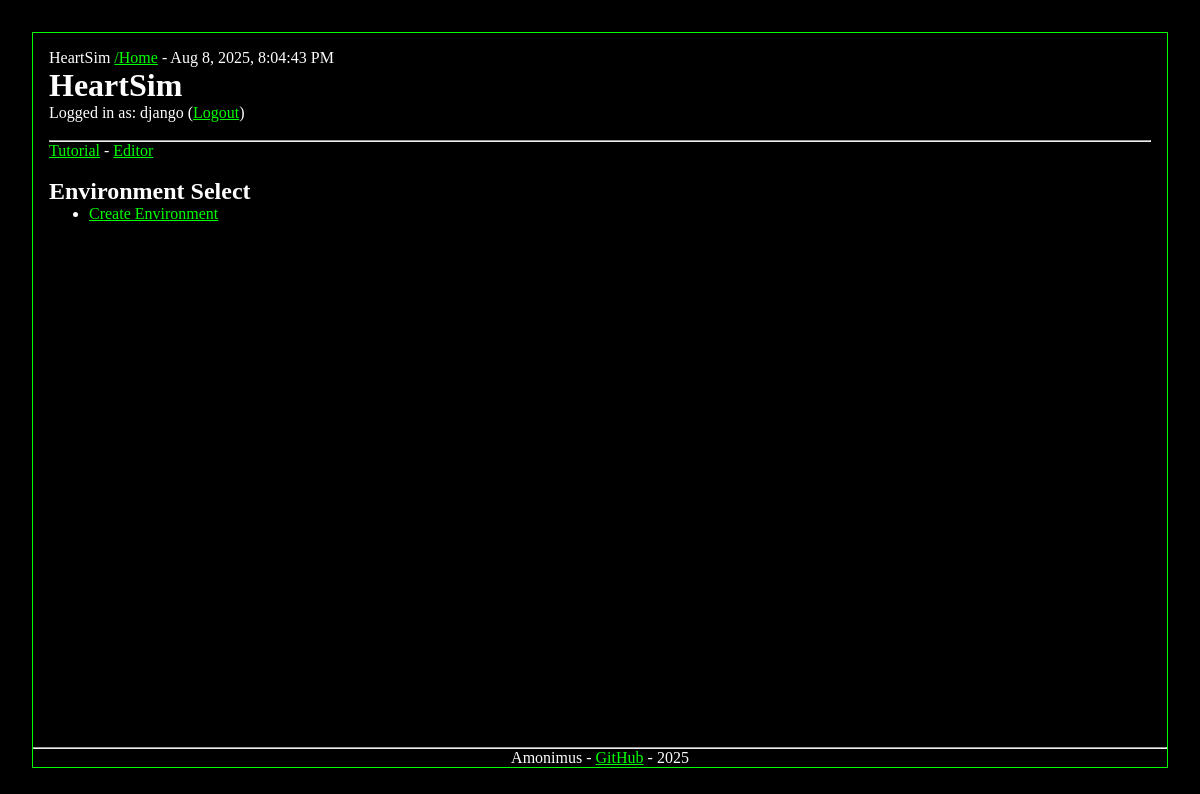
Page / (signed in) on the earlier database version.
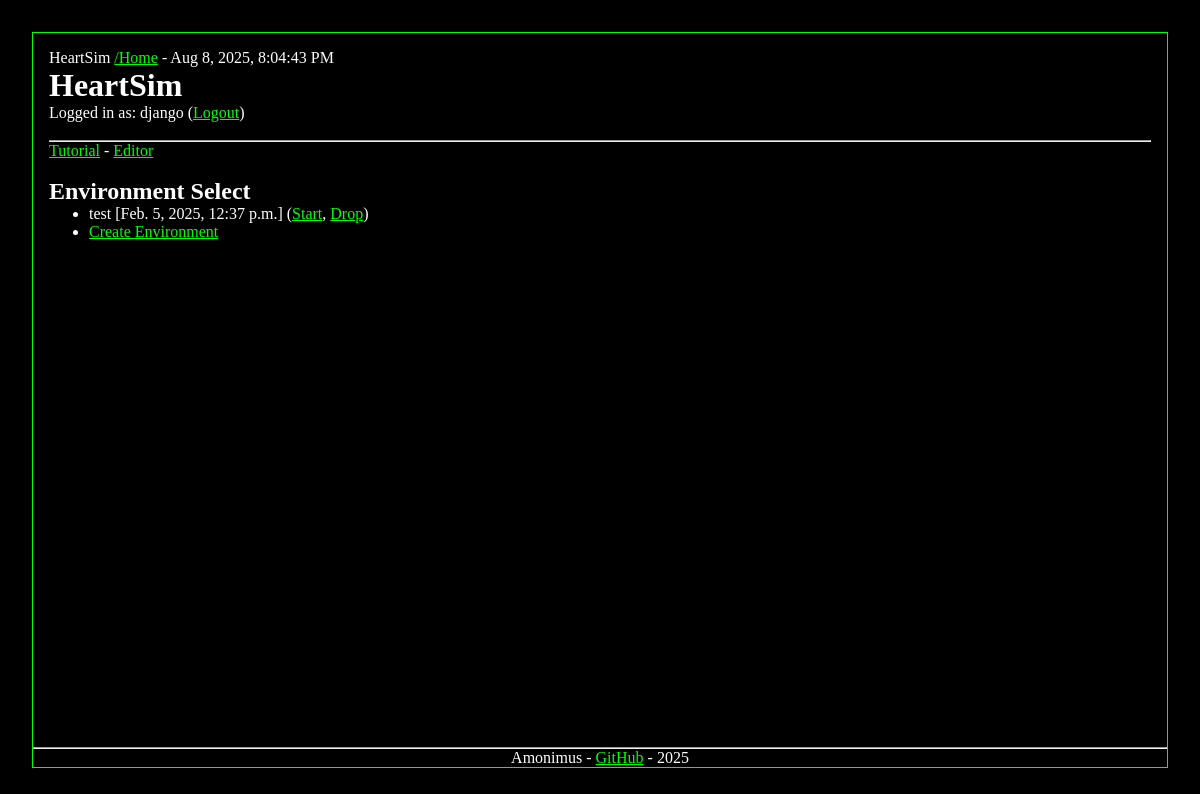
Same page on the later database version.
### world/models.py (models this page shows, shortened)
class WorldEnvironment(Model):
	objects: Manager = Manager()
	name: str = CharField(max_length=60)
	disabled: bool = BooleanField(default=False)
	creator: User = ForeignKey(User, null=True, blank=True, on_delete=models.SET_NULL)
	creation_time: datetime = DateTimeField(auto_now_add=True)
	last_update: datetime = DateTimeField(auto_now_add=True)

### world/views.py (the view)
# urls.py: path("", IndexView, name="index"),
def IndexView(request: HttpRequest) -> HttpResponse:
	if request.user.is_authenticated:
		worlds: list[WorldEnvironment] = WorldEnvironment.objects.filter(creator=request.user)
		context: dict = {"worlds": worlds}
	else:
		context = {}
	return render(request, "index.html", context)

### web/templates/index.html
{% extends "base_page.html" %}
{% block body %}
<div id="index">
	<h1>HeartSim</h1>
	{% if user.is_authenticated %}
	Logged in as: {{ user.username }} (<a href="/logout">Logout</a>)
	<br/><br/>
	<hr/>
	<a href="/tutorial">Tutorial</a> - <a href="/editor">Editor</a>
	<br/><br/>
	<h2>Environment Select</h2>
	<ul>
		{% for world in worlds %}
		<li>
			{{ world.name }} [{{ world.creation_time }}]
			(<a href="/world/{{ world.id }}">Start</a>, <a href="/delete/{{ world.id }}">Drop</a>)
		</li>
		{% endfor %}
		<li><a href="/new_world">Create Environment</a></li>
	</ul>
	{% else %}
	<a href="/login">Login</a><br/>
	<a href="/register">Register</a>
	{% endif %}
	<div id="footer">
		<hr/>
		Amonimus - <a href="https://github.com/Amonimus/HeartSim">GitHub</a> - 2025
	</div>
</div>
{% endblock %}

Differences in the rows shown:
added WorldEnvironment: name "test", creation_time "Feb. 5, 2025, 12:37 p.m."
